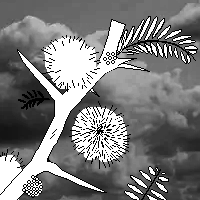
#> input picture src/draws/espinillo.png, 200 x 200 px
$ python -i commands.py   (imports and definitions only)
#> lines starting #> are read from the running program, lines starting #| are printed output that depends on the picture; after the words box and inside, x2 and y2 are one past the last pixel; in counts of white or black regions, pixels touching at a corner belong together
import serial
import six
import time
from PIL import Image, ImageOps

import constants
from settings import PRINTER_SERIAL_PORT, PRINTER_BAUD_RATE, ENCODING


class Printer:
    def __init__(self):
        self.printer = serial.Serial(PRINTER_SERIAL_PORT, PRINTER_BAUD_RATE)

    def reset(self):
        self.printer.write(constants.INIT)

    # [68 lines left out: functions partial_cut, full_cut, write_text, write_print_mode, not called in this run]


    def write_bitmap_mode(self, image, convert=True, width_density=False, cut=False):
        """Escritura en modo bitmap
        """
#> called with image = 'draws/espinillo.png', convert = True, width_density = False, cut = False
        image = Image.open(image)
#> image is the input picture: PIL image 200x200 LA; mean R, G, B, A 125, 125, 125, 255
        if convert:
            # Convertimos la imagen a escala de grises, luego a blanco y negro
            # e invertimos, ya que para la impresora 1 es negro y 0 es blanco.
            base_width = 200
            wpercent = (base_width / float(image.size[0]))
#> wpercent = 1
            hsize = int((float(image.size[1]) * float(wpercent)))
#> hsize = 200
            image = image.resize((base_width, hsize), Image.Resampling.LANCZOS)
            image = image.convert("L")
#> image: PIL image 200x200 L
            image = image.convert("1")
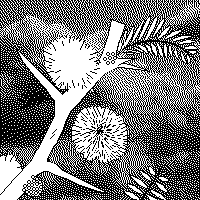
#> image: PIL image 200x200 1; 48.9% white; 1572 white regions (1560 under 20 px), largest, box (x1, y1, x2, y2) and area: (0, 0, 200, 200) 16818, (176, 37, 200, 53) 99, (166, 149, 189, 172) 86
            image = ImageOps.invert(image)

        # Rotamos para leer de a columnas
        image = image.transpose(Image.ROTATE_270).transpose(Image.FLIP_LEFT_RIGHT)
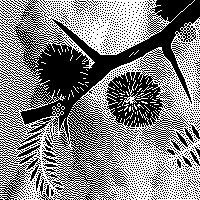
#> image: PIL image 200x200 1; 51.1% white; 1572 black regions (1560 under 20 px), largest, box (x1, y1, x2, y2) and area: (0, 0, 200, 200) 16818, (37, 176, 53, 200) 99, (149, 166, 172, 189) 86
        if width_density:
            m = b"\x01"
        else:
            m = b"\x00"

        # El protocolo imprime la imagen por columnas de 8 bits, generamos la matriz
        width, height = image.size
#> width = 200; height = 200
        top, left = 0, 0
        chunks = []
        while left < width:
            remaining = width - left
            box = (left, top, left + 8, top + height)
            column = image.transform((8, height), Image.EXTENT, box)
            pixels = column.tobytes()
            chunks.append(pixels)
            left += 8
#> after the loop, chunks = 25 items; left = 200

        # Alto y ancho están rotados, los usamos al revés aquí
        n1n2 = b'';
        for _ in range(0, 2):
            n1n2 += six.int2byte(height % 256)
            height = height // 256
#> after the loop, height = 0

        self.printer.write(constants.LINESPACE_HEADER + six.int2byte(16))
        for i, chunk in enumerate(chunks):
            self.printer.write(constants.BMP_HEADER + m + n1n2 + chunk + b"\n")
#> this loop made 25 passes

        self.printer.write(constants.LF)
        self.printer.write(constants.LINEFEED_RESET)

    def close(self):
        self.printer.close()

>>> result = Printer().write_bitmap_mode('draws/espinillo.png')
